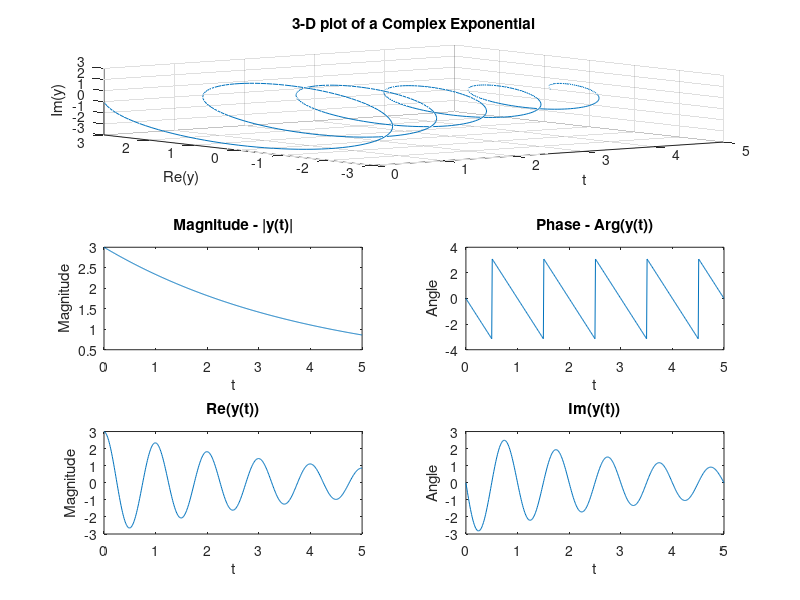

The MATLAB script that drew this image:
%compexp.m produces a 3D plot of a decaying complex exponential,
% with subplots of magnitude and phase and of real and imaginary
% components below it.

t = 0:0.01:5;
y=3*exp(-(0.25+j*(2*pi))*t);
subplot(3,1,1);
plot3(t,real(y),imag(y));
grid
xlabel('t'),ylabel('Re(y)'),zlabel('Im(y)');
title('3-D plot of a Complex Exponential');

%produce magnitude and phase plots; t vs |y(t)| and t vs. <y(t).

subplot(3,2,3),plot(t,abs(y)),xlabel('t'),
ylabel('Magnitude'),title('Magnitude - |y(t)|');

subplot(3,2,4),plot(t,angle(y)),xlabel('t'),
ylabel('Angle'),title('Phase - Arg(y(t))');

%produce real and imag plots; t vs |y(t)| and t vs. <y(t).

subplot(3,2,5),plot(t,real(y)),xlabel('t'),
ylabel('Magnitude'),title('Re(y(t))');

subplot(3,2,6),plot(t,imag(y)),xlabel('t'),
ylabel('Angle'),title('Im(y(t))');